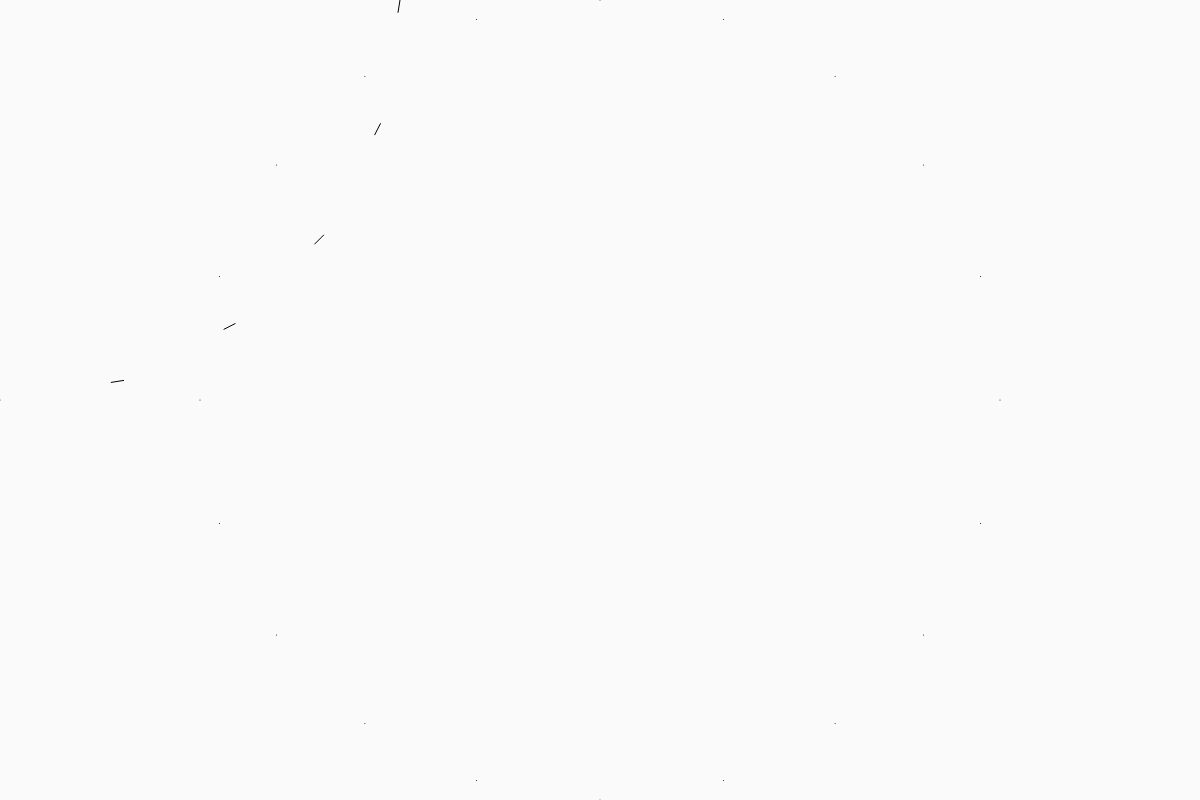
Frame 1 (no input)
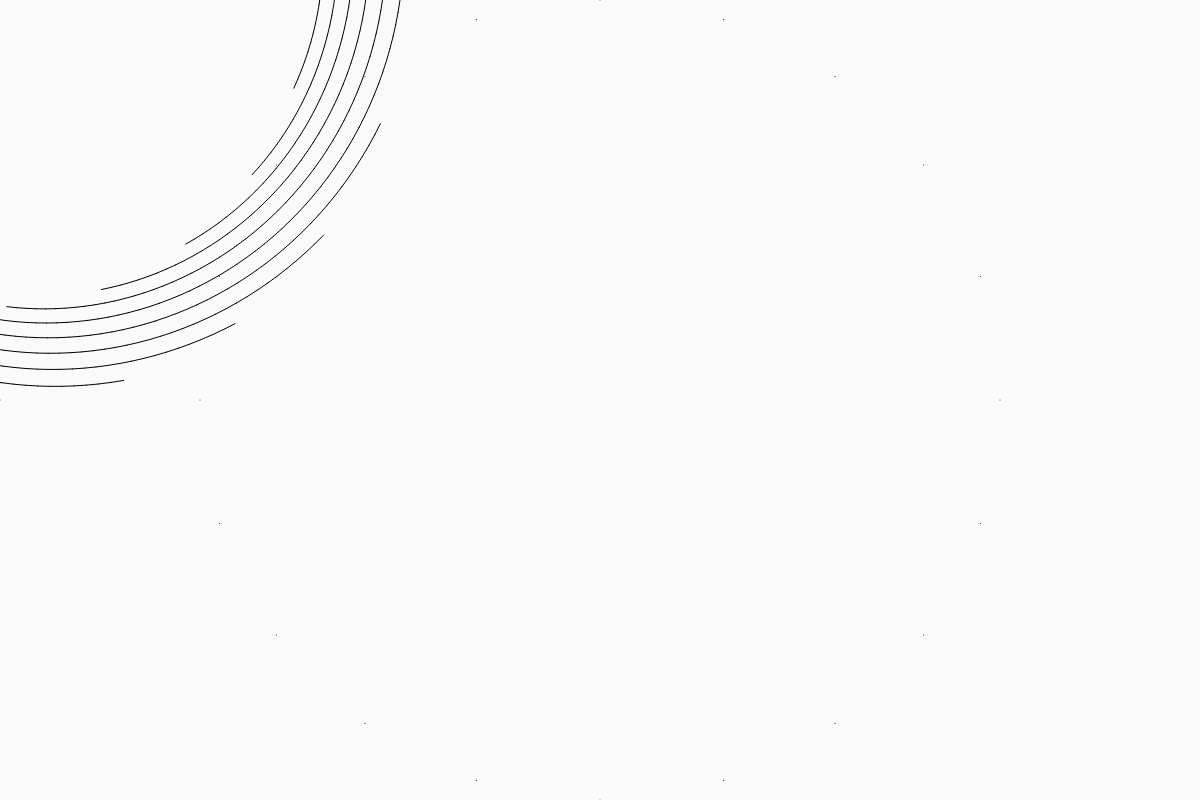
Frame 60 (no input)
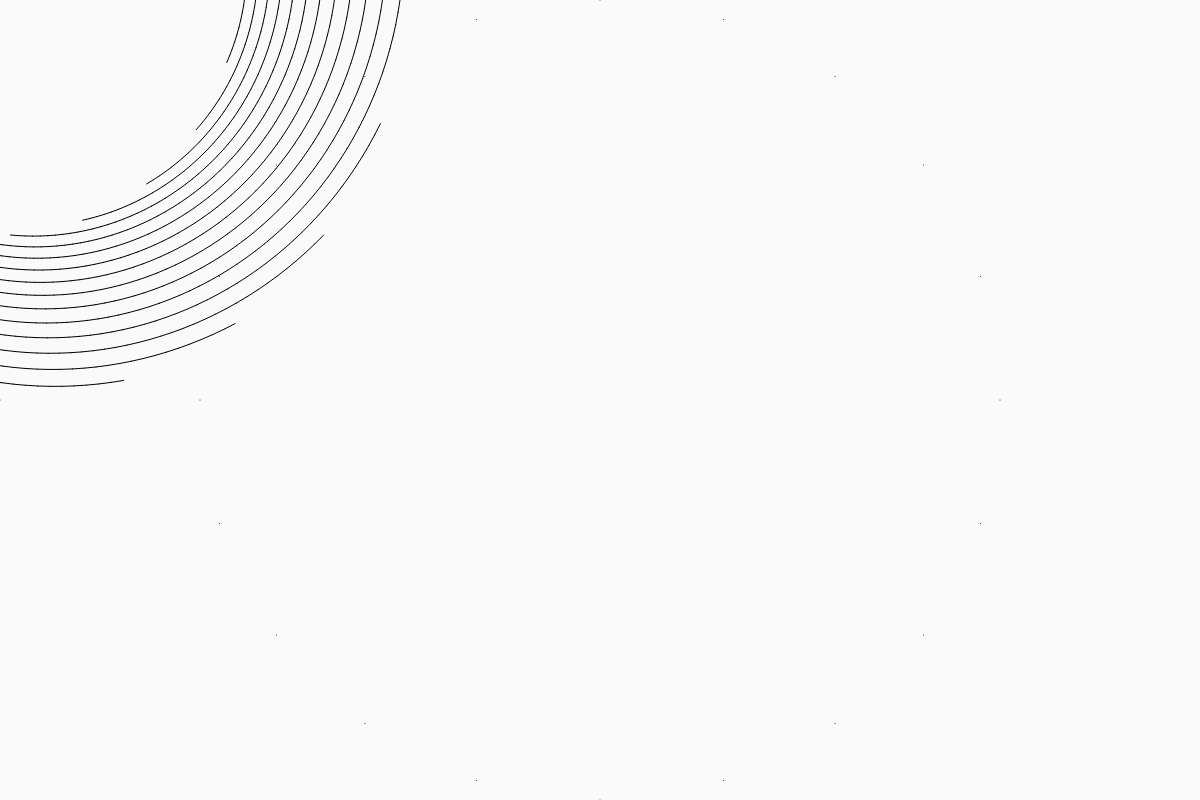
Frame 120 (the mouse pressed at the canvas centre since frame 60)

The p5.js sketch that drew these frames (run headless with seeded random() and noise() and a simulated clock; from frame 60 on, the mouse is pressed at the canvas centre):

// p5.js sketch
// ── sketch.js
var drawItr;
var tmpItr;
var MAXITR;
var POLYNUM;
var canvaswidth;
var canvasheight;
var radius;
var points = [];  
var delta;



function setup() {
  canvaswidth= 1200;
  canvasheight = 800;
  POLYNUM = 20;
  createCanvas(canvaswidth, canvasheight); // initialize canvas for drawing
  MAXITR = 1000;
  radius = 400;
  delta = 0.1;

  drawStart();
  drawCurrent();
}

function getNewpoint(v1,v2) {
    var pnew = createVector(0,0);
    pnew.add(v2).sub(v1).mult(delta).add(v1);
    return pnew;
}
  

function draw() {
  var newpoints = [];

  for (var i = 0; i < POLYNUM; i++) {
    var v1 = points[i];
    var v2 = points[(i+1) % POLYNUM];
    var pnew = getNewpoint(v1,v2);
    line(points[i].x, points[i].y, pnew.x, pnew.y);
    newpoints.push(pnew);
  }
  arrayCopy(newpoints, points);
}


function keyTyped() {
  switch (key) {
    case ' ':
      drawUpdate();
      drawCurrent();
      break;
  }
  return false;
}

function drawStart(){
  background(250);
  var rad = radians(360 / POLYNUM);
  translate(canvaswidth/ 2, canvasheight/ 2); 
  for (var i = 0; i < POLYNUM; i++) {
    var p = createVector(0,radius).rotate(rad * i);
    points.push(p);
    point(p.x, p.y);
   
  }
}

function drawUpdate(){
}

function drawCurrent(){
}
